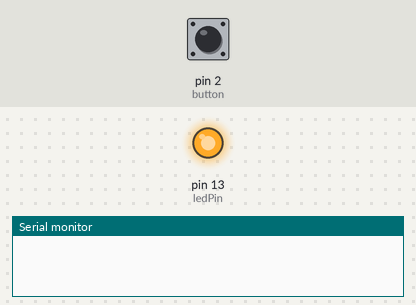
The program below on a simulated Arduino Uno, built with avr-gcc and run on an emulated ATmega328P. Parts: output pins drawn as LEDs (lit = HIGH), the last lines printed to the serial monitor. Inputs (shaded band) come from the test bench; at power-on: pin 2 (button) LOW.

Above: at 1.2 s.
1.3 s: pin 2 (button) pulled HIGH for 0.15 s
At 2.7 s:
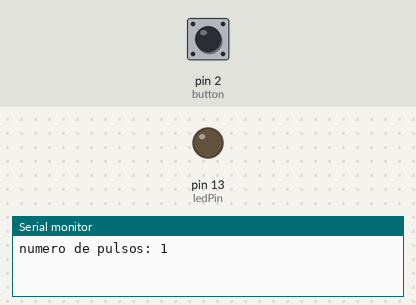
Timing chart, 0 to 4.3 s (numbered marks = the images above; inputs shaded):
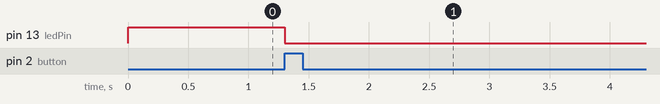

The program:

main.cpp
```cpp
//se clicar muito rapido contador contam mais cliques
#include <Arduino.h>

int button = 2;
int ledPin = 13;

int buttonCounter = 0;
int buttonState = 0;
int lastButtonState = 0;

void setup() {
  Serial.begin(9600);

  pinMode(button, INPUT);
  pinMode(ledPin, OUTPUT);

}

void loop() {
  buttonState = digitalRead(button);

  if(buttonState != lastButtonState){
    if(buttonState == HIGH){
      buttonCounter++;
      Serial.print("numero de pulsos: ");
      Serial.println(buttonCounter);
    }
  }

  lastButtonState = buttonState;
  if(buttonCounter % 4 == 0){
    digitalWrite(ledPin, HIGH);
  }else{
    digitalWrite(ledPin, LOW);
  }
}
```

Measured:
- after the input at 1.3 s, pin 13 (ledPin): HIGH → LOW at once
